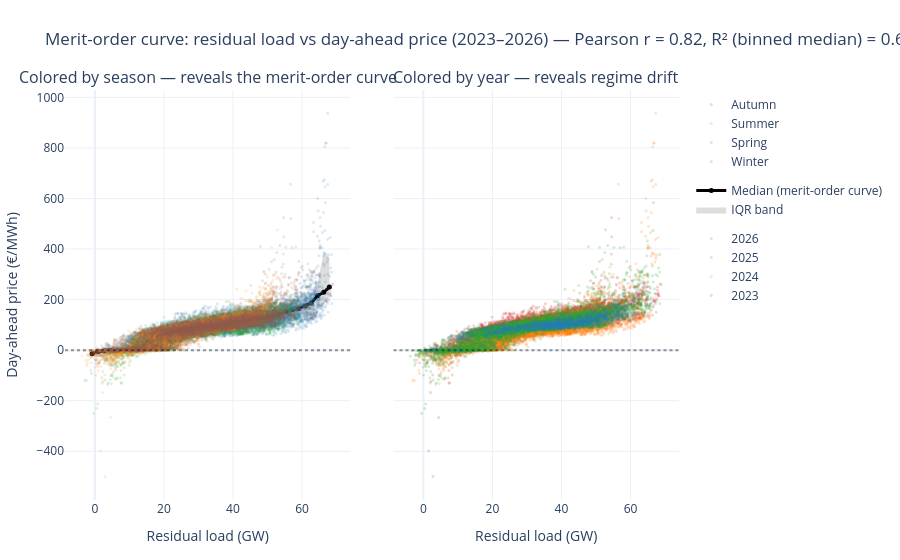

Notebook cell for this chart:
### Markdown cell above
## 4. Driver response — how price reacts to load and generation

**Question.** How does price respond to its physical drivers, one at a time?

The merit-order theory of electricity markets says price is set by the **marginal generator** needed to cover residual load (load minus renewables). So the first bivariate view should be price vs residual load — if theory holds, we should see the merit-order curve drawn by the data itself.

### Code cell
import plotly.express as px
import plotly.graph_objects as go
from plotly.subplots import make_subplots
import numpy as np
import pandas as pd
from scipy.stats import pearsonr, spearmanr

# ------------- prep -------------
x_col = "actual_residual_load"
y_col = "price__germany_luxembourg"

scatter_df = df[[x_col, y_col]].dropna().copy()
scatter_df["year"]   = scatter_df.index.year.astype(str)
scatter_df["month"]  = scatter_df.index.month

SEASON_MAP = {12: "Winter", 1: "Winter", 2: "Winter",
              3: "Spring", 4: "Spring", 5: "Spring",
              6: "Summer", 7: "Summer", 8: "Summer",
              9: "Autumn", 10: "Autumn", 11: "Autumn"}
scatter_df["season"] = scatter_df["month"].map(SEASON_MAP)

# Convert residual load from MWh/h to GW for readability on axis.
# (Your grid_load was summed across 4 x 15min, so it's in MWh over 1h.
# Dividing by 1000 gives GW of average power over that hour.)
scatter_df["residual_load_gw"] = scatter_df[x_col] / 1000

# ------------- merit-order curve (binned median + IQR) -------------
# LOWESS is overkill and slow on 27k points. A monotone-binned median gives
# the same visual story and is the right summary statistic for a skewed price
# distribution. 40 bins across the observed range is a good balance.
n_bins = 40
scatter_df["rl_bin"] = pd.cut(
    scatter_df["residual_load_gw"], bins=n_bins, labels=False, include_lowest=True,
)
merit_curve = (
    scatter_df.groupby("rl_bin")
    .agg(rl=("residual_load_gw", "mean"),
         price_median=(y_col, "median"),
         price_p25=(y_col, lambda s: s.quantile(0.25)),
         price_p75=(y_col, lambda s: s.quantile(0.75)),
         n=(y_col, "size"))
    .query("n >= 20")  # drop bins with too few points to trust
)

# ------------- correlations -------------
pearson_r, _  = pearsonr(scatter_df["residual_load_gw"], scatter_df[y_col])
spearman_r, _ = spearmanr(scatter_df["residual_load_gw"], scatter_df[y_col])
# R² of a linear fit — not the LOWESS R², but the "how much does residual
# load ALONE explain if you assume the relationship were linear" baseline.
lin_fit = np.polyfit(scatter_df["residual_load_gw"], scatter_df[y_col], 1)
lin_pred = np.polyval(lin_fit, scatter_df["residual_load_gw"])
r2_linear = 1 - np.sum((scatter_df[y_col] - lin_pred) ** 2) / np.sum(
    (scatter_df[y_col] - scatter_df[y_col].mean()) ** 2
)

# R² using the binned-median curve as predictor — closer to the "true" upper
# bound of what residual load explains, since the curve is non-linear.
scatter_df["price_pred_binned"] = scatter_df["rl_bin"].map(merit_curve["price_median"])
mask = scatter_df["price_pred_binned"].notna()
r2_curve = 1 - np.sum(
    (scatter_df.loc[mask, y_col] - scatter_df.loc[mask, "price_pred_binned"]) ** 2
) / np.sum(
    (scatter_df.loc[mask, y_col] - scatter_df.loc[mask, y_col].mean()) ** 2
)

# ------------- plot: 2 panels -------------
# Left:  all points colored by season, IQR band + median curve on top
# Right: same points but colored by year, to show regime drift over 2023–2026

fig = make_subplots(
    rows=1, cols=2,
    subplot_titles=("Colored by season — reveals the merit-order curve",
                    "Colored by year — reveals regime drift"),
    shared_yaxes=True,
    horizontal_spacing=0.07,
)

SEASON_COLORS = {"Winter": "#1f77b4", "Spring": "#2ca02c",
                 "Summer": "#ff7f0e", "Autumn": "#8c564b"}
YEAR_COLORS   = {"2023": "#d62728", "2024": "#ff7f0e",
                 "2025": "#2ca02c", "2026": "#1f77b4"}

# --- left panel: by season ---
for season, color in SEASON_COLORS.items():
    sub = scatter_df[scatter_df["season"] == season]
    fig.add_trace(
        go.Scattergl(
            x=sub["residual_load_gw"], y=sub[y_col],
            mode="markers",
            marker=dict(size=3, color=color, opacity=0.15),
            name=season, legendgroup="season",
            showlegend=True,
            hoverinfo="skip",
        ),
        row=1, col=1,
    )

# IQR band + median curve — the merit-order summary
fig.add_trace(
    go.Scatter(
        x=merit_curve["rl"], y=merit_curve["price_p75"],
        mode="lines", line=dict(width=0), showlegend=False, hoverinfo="skip",
    ),
    row=1, col=1,
)
fig.add_trace(
    go.Scatter(
        x=merit_curve["rl"], y=merit_curve["price_p25"],
        mode="lines", line=dict(width=0),
        fill="tonexty", fillcolor="rgba(30, 30, 30, 0.15)",
        name="IQR band", legendgroup="curve", hoverinfo="skip",
    ),
    row=1, col=1,
)
fig.add_trace(
    go.Scatter(
        x=merit_curve["rl"], y=merit_curve["price_median"],
        mode="lines+markers",
        line=dict(color="black", width=3),
        marker=dict(size=5, color="black"),
        name="Median (merit-order curve)", legendgroup="curve",
        hovertemplate="Residual load: %{x:.1f} GW<br>"
                      "Median price: €%{y:.1f}/MWh<extra></extra>",
    ),
    row=1, col=1,
)

# --- right panel: by year ---
for year, color in YEAR_COLORS.items():
    sub = scatter_df[scatter_df["year"] == year]
    if len(sub) == 0:
        continue
    fig.add_trace(
        go.Scattergl(
            x=sub["residual_load_gw"], y=sub[y_col],
            mode="markers",
            marker=dict(size=3, color=color, opacity=0.2),
            name=year, legendgroup="year",
            showlegend=True,
            hoverinfo="skip",
        ),
        row=1, col=2,
    )

# Zero line on both panels — negative prices region
for c in (1, 2):
    fig.add_hline(y=0, line_dash="dot", line_color="black",
                  opacity=0.4, row=1, col=c)

fig.update_xaxes(title_text="Residual load (GW)", row=1, col=1)
fig.update_xaxes(title_text="Residual load (GW)", row=1, col=2)
fig.update_yaxes(title_text="Day-ahead price (€/MWh)", row=1, col=1)

fig.update_layout(
    title=(f"Merit-order curve: residual load vs day-ahead price (2023–2026)"
           f" — Pearson r = {pearson_r:.2f}, R² (binned median) = {r2_curve:.2f}"),
    height=560,
    template="plotly_white",
    hovermode="closest",
    legend=dict(orientation="v", yanchor="top", y=1,
                xanchor="left", x=1.02,
                groupclick="toggleitem"),
    margin=dict(l=60, r=140, t=90, b=60),
)

fig.show()

# ------------- numbers for the report -------------
print(f"Pearson correlation (linear):        r = {pearson_r:.3f}")
print(f"Spearman correlation (monotone):     r = {spearman_r:.3f}")
print(f"R² of linear fit:                    {r2_linear:.3f}")
print(f"R² of binned-median curve:           {r2_curve:.3f}")
print(f"\nResidual load range observed:        "
      f"{scatter_df['residual_load_gw'].min():.1f} to "
      f"{scatter_df['residual_load_gw'].max():.1f} GW")
print(f"Mean residual load:                  "
      f"{scatter_df['residual_load_gw'].mean():.1f} GW")
print(f"\nMerit curve — cheapest bin:          "
      f"{merit_curve['rl'].iloc[0]:.1f} GW → "
      f"€{merit_curve['price_median'].iloc[0]:.1f}/MWh")
print(f"Merit curve — most expensive bin:    "
      f"{merit_curve['rl'].iloc[-1]:.1f} GW → "
      f"€{merit_curve['price_median'].iloc[-1]:.1f}/MWh")
print(f"Merit curve — mid-range (~{merit_curve['rl'].median():.0f} GW):     "
      f"€{merit_curve['price_median'].median():.1f}/MWh")

### Figure 1 — Plotly figure (JSON) as saved in the notebook; plotly's stock layout.template omitted (floating-point values rounded to 4 significant figures; data arrays with more than 128 entries replaced by an {"elided": "..."} marker saying what was removed)
{"data": [{"hoverinfo": "skip", "legendgroup": "season", "marker": {"color": "#1f77b4", "opacity": 0.15, "size": 3}, "mode": "markers", "name": "Winter", "showlegend": true, "type": "scattergl", "x": {"elided": "7920 float values"}, "xaxis": "x", "y": {"elided": "7920 float values"}, "yaxis": "y"}, {"hoverinfo": "skip", "legendgroup": "season", "marker": {"color": "#2ca02c", "opacity": 0.15, "size": 3}, "mode": "markers", "name": "Spring", "showlegend": true, "type": "scattergl", "x": {"elided": "6647 float values"}, "xaxis": "x", "y": {"elided": "6647 float values"}, "yaxis": "y"}, {"hoverinfo": "skip", "legendgroup": "season", "marker": {"color": "#ff7f0e", "opacity": 0.15, "size": 3}, "mode": "markers", "name": "Summer", "showlegend": true, "type": "scattergl", "x": {"elided": "6624 float values"}, "xaxis": "x", "y": {"elided": "6624 float values"}, "yaxis": "y"}, {"hoverinfo": "skip", "legendgroup": "season", "marker": {"color": "#8c564b", "opacity": 0.15, "size": 3}, "mode": "markers", "name": "Autumn", "showlegend": true, "type": "scattergl", "x": {"elided": "6552 float values"}, "xaxis": "x", "y": {"elided": "6552 float values"}, "yaxis": "y"}, {"hoverinfo": "skip", "line": {"width": 0}, "mode": "lines", "showlegend": false, "type": "scatter", "x": [-0.8252, 0.9978, 2.796, 4.58, 6.379, 8.205, 10.06, 11.8, 13.61, 15.47, 17.3, 19.1, 20.93, 22.73, 24.51, 26.34, 28.17, 29.98, 31.83, 33.61, 35.43, 37.23, 39.04, 40.85, 42.67, 44.46, 46.3, 48.11, 49.96, 51.72, 53.55, 55.33, 57.19, 58.95, 60.93, 62.68, 64.48, 66.28, 67.93], "xaxis": "x", "y": [-3.09, -0.05, 0.0025, 0.0, 0.1, 3.257, 11.14, 28.19, 44.92, 56.17, 66.17, 72.98, 77.88, 83.14, 88.12, 92.14, 94.65, 99.62, 101.9, 106.2, 110.5, 113.8, 118.1, 123.6, 129.3, 134.7, 140.1, 147.2, 152.6, 160.2, 160.3, 173.2, 180.0, 193.9, 205.4, 221.5, 265.0, 385.9, 359.9], "yaxis": "y"}, {"fill": "tonexty", "fillcolor": "rgba(30, 30, 30, 0.15)", "hoverinfo": "skip", "legendgroup": "curve", "line": {"width": 0}, "mode": "lines", "name": "IQR band", "type": "scatter", "x": [-0.8252, 0.9978, 2.796, 4.58, 6.379, 8.205, 10.06, 11.8, 13.61, 15.47, 17.3, 19.1, 20.93, 22.73, 24.51, 26.34, 28.17, 29.98, 31.83, 33.61, 35.43, 37.23, 39.04, 40.85, 42.67, 44.46, 46.3, 48.11, 49.96, 51.72, 53.55, 55.33, 57.19, 58.95, 60.93, 62.68, 64.48, 66.28, 67.93], "xaxis": "x", "y": [-24.8, -24.0, -25.0, -15.07, -6.815, -2.098, -0.23, -0.02, 0.585, 6.543, 16.57, 33.16, 44.92, 53.59, 63.84, 69.49, 73.01, 79.71, 83.11, 85.25, 88.01, 90.86, 94.08, 97.64, 100.7, 105.4, 110.1, 110.2, 116.5, 117.8, 121.5, 127.5, 136.0, 133.2, 143.7, 147.9, 162.7, 178.8, 213.5], "yaxis": "y"}, {"hovertemplate": "Residual load: %{x:.1f} GW<br>Median price: €%{y:.1f}/MWh<extra></extra>", "legendgroup": "curve", "line": {"color": "black", "width": 3}, "marker": {"color": "black", "size": 5}, "mode": "lines+markers", "name": "Median (merit-order curve)", "type": "scatter", "x": [-0.8252, 0.9978, 2.796, 4.58, 6.379, 8.205, 10.06, 11.8, 13.61, 15.47, 17.3, 19.1, 20.93, 22.73, 24.51, 26.34, 28.17, 29.98, 31.83, 33.61, 35.43, 37.23, 39.04, 40.85, 42.67, 44.46, 46.3, 48.11, 49.96, 51.72, 53.55, 55.33, 57.19, 58.95, 60.93, 62.68, 64.48, 66.28, 67.93], "xaxis": "x", "y": [-14.27, -5.1, -3.263, -1.541, -0.415, -0.01, 0.46, 6.61, 14.01, 30.55, 46.55, 57.36, 64.68, 70.15, 77.9, 81.85, 84.65, 89.09, 92.03, 95.15, 98.53, 101.5, 105.8, 109.1, 115.0, 120.2, 124.8, 128.1, 132.9, 137.1, 141.8, 151.7, 160.0, 164.2, 174.9, 186.6, 215.1, 228.9, 249.3], "yaxis": "y"}, {"hoverinfo": "skip", "legendgroup": "year", "marker": {"color": "#d62728", "opacity": 0.2, "size": 3}, "mode": "markers", "name": "2023", "showlegend": true, "type": "scattergl", "x": {"elided": "8760 float values"}, "xaxis": "x2", "y": {"elided": "8760 float values"}, "yaxis": "y2"}, {"hoverinfo": "skip", "legendgroup": "year", "marker": {"color": "#ff7f0e", "opacity": 0.2, "size": 3}, "mode": "markers", "name": "2024", "showlegend": true, "type": "scattergl", "x": {"elided": "8784 float values"}, "xaxis": "x2", "y": {"elided": "8784 float values"}, "yaxis": "y2"}, {"hoverinfo": "skip", "legendgroup": "year", "marker": {"color": "#2ca02c", "opacity": 0.2, "size": 3}, "mode": "markers", "name": "2025", "showlegend": true, "type": "scattergl", "x": {"elided": "8760 float values"}, "xaxis": "x2", "y": {"elided": "8760 float values"}, "yaxis": "y2"}, {"hoverinfo": "skip", "legendgroup": "year", "marker": {"color": "#1f77b4", "opacity": 0.2, "size": 3}, "mode": "markers", "name": "2026", "showlegend": true, "type": "scattergl", "x": {"elided": "1439 float values"}, "xaxis": "x2", "y": {"elided": "1439 float values"}, "yaxis": "y2"}], "layout": {"annotations": [{"font": {"size": 16}, "showarrow": false, "text": "Colored by season — reveals the merit-order curve", "x": 0.2325, "xanchor": "center", "xref": "paper", "y": 1, "yanchor": "bottom", "yref": "paper"}, {"font": {"size": 16}, "showarrow": false, "text": "Colored by year — reveals regime drift", "x": 0.7675, "xanchor": "center", "xref": "paper", "y": 1, "yanchor": "bottom", "yref": "paper"}], "height": 560, "hovermode": "closest", "legend": {"groupclick": "toggleitem", "orientation": "v", "x": 1.02, "xanchor": "left", "y": 1, "yanchor": "top"}, "margin": {"b": 60, "l": 60, "r": 140, "t": 90}, "shapes": [{"line": {"color": "black", "dash": "dot"}, "opacity": 0.4, "type": "line", "x0": 0, "x1": 1, "xref": "x domain", "y0": 0, "y1": 0, "yref": "y"}, {"line": {"color": "black", "dash": "dot"}, "opacity": 0.4, "type": "line", "x0": 0, "x1": 1, "xref": "x2 domain", "y0": 0, "y1": 0, "yref": "y2"}], "title": {"text": "Merit-order curve: residual load vs day-ahead price (2023–2026) — Pearson r = 0.82, R² (binned median) = 0.69"}, "xaxis": {"anchor": "y", "domain": [0, 0.465], "title": {"text": "Residual load (GW)"}}, "xaxis2": {"anchor": "y2", "domain": [0.535, 1.0], "title": {"text": "Residual load (GW)"}}, "yaxis": {"anchor": "x", "domain": [0, 1], "title": {"text": "Day-ahead price (€/MWh)"}}, "yaxis2": {"anchor": "x2", "domain": [0, 1], "matches": "y", "showticklabels": false}}}
